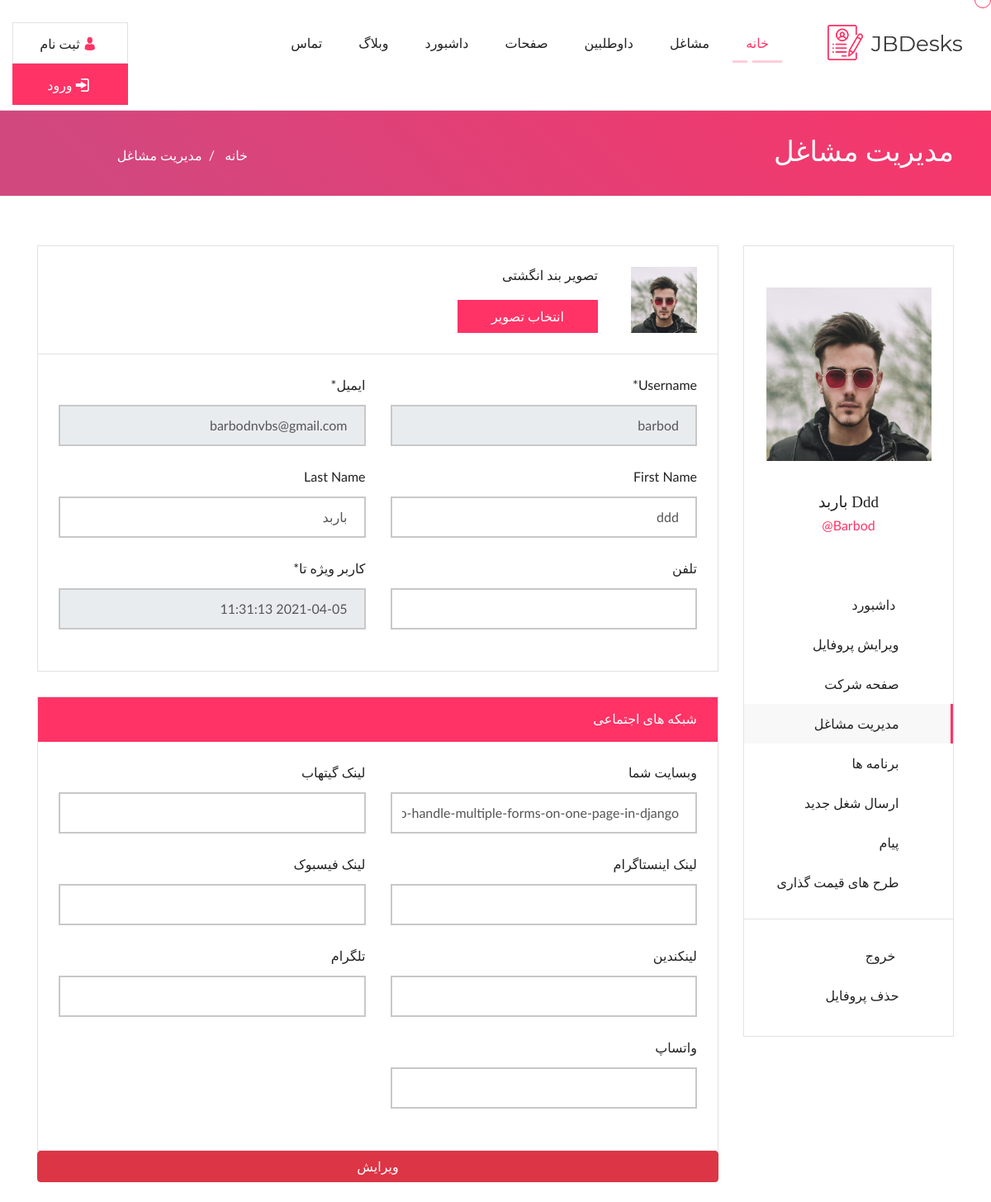
The page /profile/ (signed in) on the database as committed earlier.
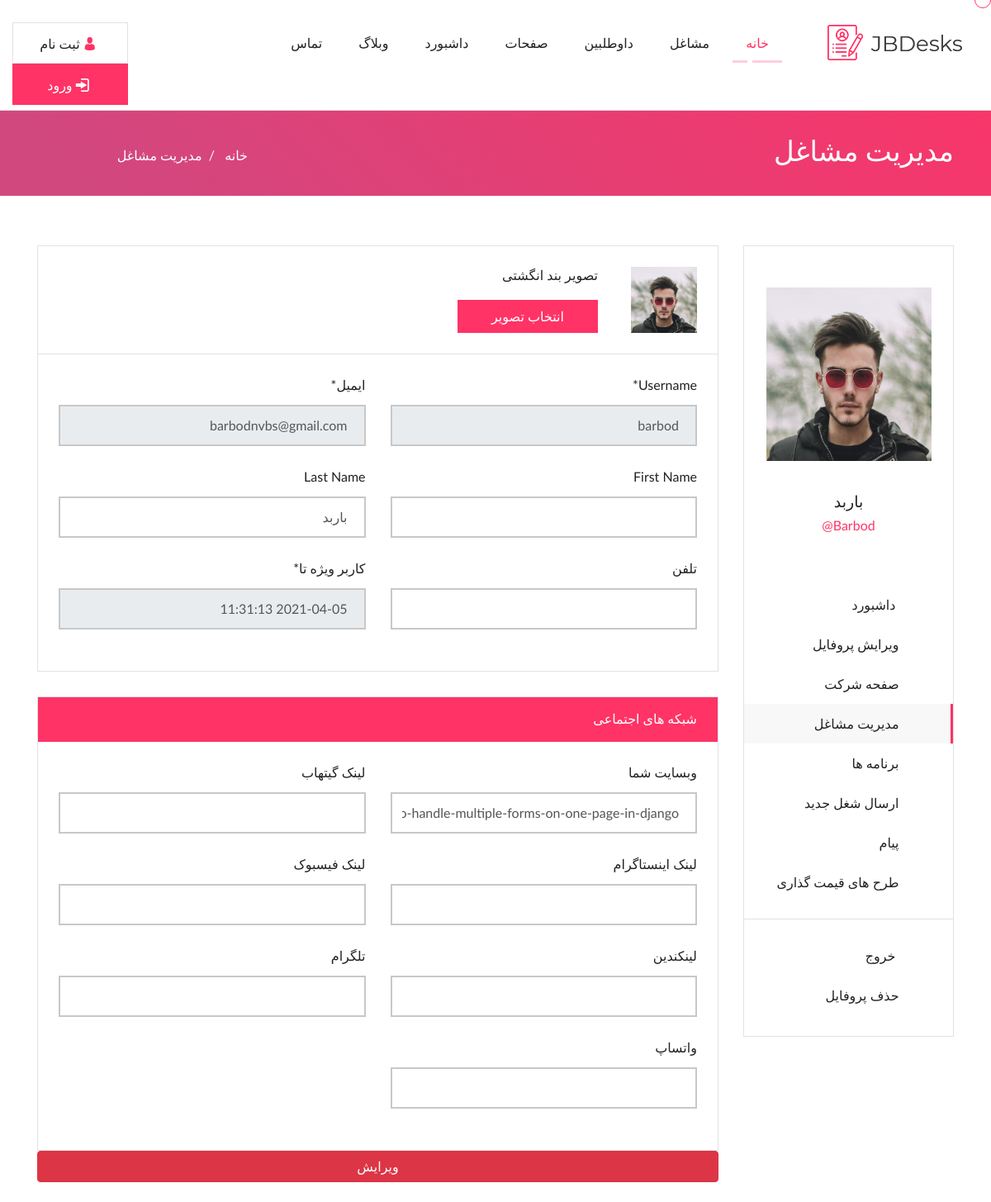
The same page on the database as committed later.
### account/models.py (models this page shows)
class User(AbstractUser):
    email = models.EmailField(max_length=200,unique=True,verbose_name='ایمیل')
    phone = models.CharField(max_length=12, blank=True,null=True, verbose_name='تلفن')
    github=models.URLField(verbose_name='لینک گیتهاب',null=True,blank=True)
    linkendin=models.URLField(verbose_name='لینکندین',null=True,blank=True)
    website=models.URLField(verbose_name='وبسایت شما',null=True,blank=True)
    facebook=models.URLField(verbose_name='لینک فیسبوک',null=True,blank=True)
    instagram=models.URLField(verbose_name='لینک اینستاگرام',null=True,blank=True)
    telegram=models.URLField(verbose_name='تلگرام',null=True,blank=True)
    whatsApp=models.CharField(verbose_name='واتساپ',null=True,blank=True,max_length=50)
    Employee = models.BooleanField(default=False, verbose_name='آیا کارجو هستید؟')
    employer = models.BooleanField(default=False, verbose_name='آیا کارفرما هستید؟')
    avatar=models.ImageField(upload_to='avatars',verbose_name='تصویر شما',null=True,blank=True)
    special_user = models.DateTimeField(default=timezone.now, verbose_name="کاربر ویژه تا")
    is_membership = models.DateTimeField(default=timezone.now,verbose_name='آکهی های ویژه')
    def is_special_user(self):
        if self.special_user > timezone.now():
            return True
        else:
            return False
    is_special_user.boolean = True
    is_special_user.short_description = "وضعیت کاربر ویژه"
    def is_membership_user(self):
        if self.is_membership > timezone.now():
            return True
        else:
            return False
    is_membership_user.boolean = True
    is_membership_user.short_description = "وضعیت ثبت آگهی ویژه"

### account/views.py (the view)
# urls.py: path('profile/', Profile.as_view(),name="profile"),
class Profile(LoginRequiredMixin, UpdateView):
    model = User
    template_name = 'registration/profile.html'
    form_class = ProfileForm
    success_url = reverse_lazy("profile")
    def get_object(self):
        return User.objects.get(pk=self.request.user.pk)
    def get_form_kwargs(self):
        kwags = super(Profile, self).get_form_kwargs()
        kwags.update({
            'user': self.request.user
        })
        return kwags

### templates/registration/profile.html (shortened to what this page needs)
{% extends 'shared/register_base.html' %}
{% load crispy_forms_filters %}
{% load static %}
{% block content %}
                <div class="col-lg-9 col-md-12 col-sm-12 col-12">
                    <div class="row">
                        <div class="col-lg-12 col-md-12 col-sm-12 col-12">
                            <div class="job_listing_left_fullwidth jb_cover">
                                <div class="row">
                                    <div class="col-lg-12 col-md-12 col-sm-12 col-12">
                                        <div class="jp_job_post_side_img">
                                        {% if user.avatar %}
                                            <img src="{{user.avatar.url}}" alt="{{user.username}}" width='80' height='80'>
                                        {% endif %}
                                        </div>
                                <form method='post' enctype="multipart/form-data">
                                        <div class="jp_job_post_right_cont edit_profile_wrapper">
                                            <h4> تصویر بند انگشتی</h4>
                                            <div class="width_50">
                                                <input type="file" name='avatar' id="input-file-now-custom-233" class="dropify" data-height="90" /><span class="post_photo">انتخاب تصویر</span>
                                            </div>
                                        </div>
                                    </div>
                                </div>
                            </div>
                            <div class="browse_img_banner jb_cover">
                                <div class="row">
                                    <div class="col-lg-6 col-md-6 col-sm-12 col-12">
                                        <div class="contect_form3">
                                           {{form.username|as_crispy_field}}
                                        </div>
                                    </div>
                                    <div class="col-lg-6 col-md-6 col-sm-12 col-12">
                                        <div class="contect_form3">
                                           {{form.email|as_crispy_field}}
                                        </div>
                                    </div>
                                    <div class="col-lg-6 col-md-6 col-sm-12 col-12">
                                        <div class="contect_form3">
                                           {{form.first_name|as_crispy_field}}
                                        </div>
                                    </div>
                                    <div class="col-lg-6 col-md-6 col-sm-12 col-12">
                                        <div class="contect_form3">
                                           {{form.last_name|as_crispy_field}}
                                        </div>
                                    </div>
                                    <div class="col-lg-6 col-md-6 col-sm-12 col-12">
                                        <div class="contect_form3">
                                           {{form.phone|as_crispy_field}}
                                        </div>
                                    </div>
                                    <div class="col-lg-6 col-md-6 col-sm-12 col-12">
                                        <div class="contect_form3">
                                           {{form.special_user|as_crispy_field}}
                                        </div>
                                    </div>
                                </div>
                            </div>
                            <div class="row">
                                <div class="col-lg-12 col-md-12 col-sm-12 col-12">
                                    <div class="job_filter_category_sidebar jb_cover">
                                        <div class="job_filter_sidebar_heading jb_cover">
                                            <h1> شبکه های اجتماعی</h1>
                                        </div>
                                        <div class="job_overview_header jb_cover">
                                            <div class="row">
                                                <div class="col-lg-6 col-md-6 col-sm-12 col-12">
                                                    <div class="contect_form3">
                                                    {{form.website|as_crispy_field}}
                                                    </div>
                                                </div>
                                                <div class="col-lg-6 col-md-6 col-sm-12 col-12">
                                                    <div class="contect_form3">
                                                    {{form.github|as_crispy_field}}
                                                    </div>
                                                </div>
                                                <div class="col-lg-6 col-md-6 col-sm-12 col-12">
                                                    <div class="contect_form3">
                                                    {{form.instagram|as_crispy_field}}
                                                    </div>
                                                </div>
                                                <div class="col-lg-6 col-md-6 col-sm-12 col-12">
                                                    <div class="contect_form3">
                                                    {{form.facebook|as_crispy_field}}
                                                    </div>
                                                </div>
                                                <div class="col-lg-6 col-md-6 col-sm-12 col-12">
                                                    <div class="contect_form3">
                                                    {{form.linkendin|as_crispy_field}}
                                                    </div>
                                                </div>
                                                <div class="col-lg-6 col-md-6 col-sm-12 col-12">
                                                    <div class="contect_form3">
                                                    {{form.telegram|as_crispy_field}}
                                                    </div>
                                                </div>
                                                <div class="col-lg-6 col-md-6 col-sm-12 col-12">
                                                    <div class="contect_form3">
                                                    {{form.whatsApp|as_crispy_field}}
                                                    </div>
                                                </div>
                                            </div>
                                        </div>
                                    </div>
                                </div>
                            </div>
<button class='btn btn-danger btn-block'>ویرایش</button>
<br>
                        </div>
                    </div>
                </div>
            </div>
        </div>
    </div>
{% endblock  %}

### templates/shared/register_base.html (shortened to what this page needs)
{% load static %}
<!DOCTYPE html>
<html lang="zxx">
<head>
    <link rel="stylesheet" type="text/css" href="{% static 'dashboard/css/animate.css'%}" />
    <link rel="stylesheet" type="text/css" href="{% static 'dashboard/css/bootstrap.min.css'%}" />
    <link rel="stylesheet" type="text/css" href="{% static 'dashboard/css/fonts.css'%}" />
    <link rel="stylesheet" type="text/css" href="{% static 'dashboard/css/flaticon.css'%}" />
    <link rel="stylesheet" type="text/css" href="{% static 'dashboard/css/font-awesome.css'%}" />
    <link rel="stylesheet" type="text/css" href="{% static 'dashboard/css/owl.carousel.css'%}">
    <link rel="stylesheet" type="text/css" href="{% static 'dashboard/css/owl.theme.default.css'%}">
    <link rel="stylesheet" type="text/css" href="{% static 'dashboard/css/dropify.min.css'%}" />
    <link rel="stylesheet" type="text/css" href="{% static 'dashboard/css/jquery-ui.min.css'%}">
    <link rel="stylesheet" type="text/css" href="{% static 'dashboard/css/magnific-popup.css'%}" />
    <link rel="stylesheet" type="text/css" href="{% static 'dashboard/css/nice-select.css'%}" />
    <link rel="stylesheet" type="text/css" href="{% static 'dashboard/css/reset.css'%}" />
    <link rel="stylesheet" type="text/css" href="{% static 'dashboard/css/style.css'%}" />
    <link rel="stylesheet" type="text/css" href="{% static 'dashboard/css/responsive.css'%}" />
</head>
<body>
    <div class="cursor"></div>
    <div class="cp_navi_main_wrapper jb_cover">
        <div class="container-fluid">
            <div class="cp_logo_wrapper">
                <a href="index.html">
                    <img src="images/logo.png" alt="logo">
                </a>
            </div>
            <div class="menu_btn_box header_btn jb_cover">
                <ul>
                    <li>
                        <a href="sign_up.html"><i class="flaticon-man-user"></i> ثبت نام</a>
                    </li>
                    <li>
                        <a href="login.html"> <i class="flaticon-login"></i> ورود</a>
                    </li>
                </ul>
            </div>
            <div class="jb_navigation_wrapper">
                <div class="mainmenu d-xl-block d-lg-block d-md-none d-sm-none d-none">
                    <ul class="main_nav_ul">
                        <li class="has-mega gc_main_navigation"><a href="#" class="gc_main_navigation active_class">خانه</a>
                        </li>
                        <li class="has-mega gc_main_navigation"><a href="#" class="gc_main_navigation">مشاغل</a>
                        </li>
                        <li class="has-mega gc_main_navigation kv_sub_menu">
                            <a href="#" class="gc_main_navigation">  داوطلبین</a>
                        </li>
                        <li class="has-mega gc_main_navigation"><a href="#" class="gc_main_navigation">صفحات</a>
                        </li>
                        <li class="has-mega gc_main_navigation"><a href="#" class="gc_main_navigation">داشبورد</a>
                        </li>
                        <li class="has-mega gc_main_navigation"><a href="#" class="gc_main_navigation">وبلاگ</a>
                        </li>
                        <li><a href="contact_us.html" class="gc_main_navigation">تماس</a></li>
                    </ul>
                </div>
                <div class="jb_search_btn_wrapper d-none d-sm-none d-md-none d-lg-block d-xl-block">
                    <div class="extra-nav">
                        <div class="extra-cell">
                            <button id="quik-search-btn" type="button" class="site-button radius-xl"><i class="fas fa-search"></i></button>
                        </div>
                    </div>
                </div>
            </div>
        </div>
    </div>
         <div class="page_title_section">
        <div class="page_header">
            <div class="container">
                <div class="row">
                    <div class="col-xl-9 col-lg-7 col-md-7 col-12 col-sm-12">
                        <h1> مدیریت مشاغل</h1>
                    </div>
                    <div class="col-xl-3 col-lg-5 col-md-5 col-12 col-sm-12">
                        <div class="sub_title_section">
                            <ul class="sub_title">
                                <li> <a href="#"> خانه </a>&nbsp; / &nbsp; </li>
                                <li>مدیریت مشاغل</li>
                            </ul>
                        </div>
                    </div>
                </div>
            </div>
        </div>
    </div>
    <div class="employe_dashboard_wrapper jb_cover">
        <div class="container">
            <div class="row">
                <div class="col-lg-3 col-md-12 col-sm-12 col-12">
                    <div class="emp_dashboard_sidebar jb_cover">
                        <div class="emp_web_profile jb_cover">
                            <img src="{{user.avatar.url}}" alt="{{user.username}}" width='200' height='250' />
                            <h4>{{user.get_full_name}}</h4>
                            <p>{{user.username}}@</p>
                        </div>
                        <div class="emp_follow_link jb_cover">
                            <ul class="feedlist">
                                <li><a href="{% url 'dashboard' %}"><i class="fas fa-tachometer-alt"></i> داشبورد </a></li>
                                <li>
                                    <a href="{% url 'profile' %}"> <i class="fas fa-edit"></i>ویرایش پروفایل
                                    </a>
                                </li>
                                <li><a href="comp_company_page.html"><i class="fas fa-file"></i>صفحه شرکت </a></li>
                                <li><a href="comp_employer_manage_jobs.html" class="link_active"><i class="fas fa-suitcase"></i>مدیریت مشاغل</a></li>
                                <li><a href="comp_applications.html"><i class="fas fa-mobile"></i>برنامه ها</a></li>
                                <li><a href="comp_post_new_job.html"><i class="fas fa-user-plus"></i>ارسال شغل جدید</a></li>
                                <li><a href="message.html"><i class="fas fa-envelope"></i>پیام</a></li>
                                <li><a href="pricing_plans.html"><i class="fas fa-tag"></i>طرح های قیمت گذاری</a></li>
                            </ul>
                            <ul class="feedlist logout_link jb_cover">
                                <li><a href="#"><i class="fas fa-power-off"></i> خروج  </a></li>
                                <li>
                                    <a href="#" data-toggle="modal" data-target="#myModal"><i class="fas fa-trash-alt"></i>حذف پروفایل
                                </a>
                                </li>
                            </ul>
                        </div>
                    </div>
                </div>
{% block content %}
{% endblock  %}
</body>
</html>

Rows that differ between the two databases and show on the page:
changed User "باربد": get_full_name "Ddd باربد" → "باربد"; first_name "ddd" → (not shown)
